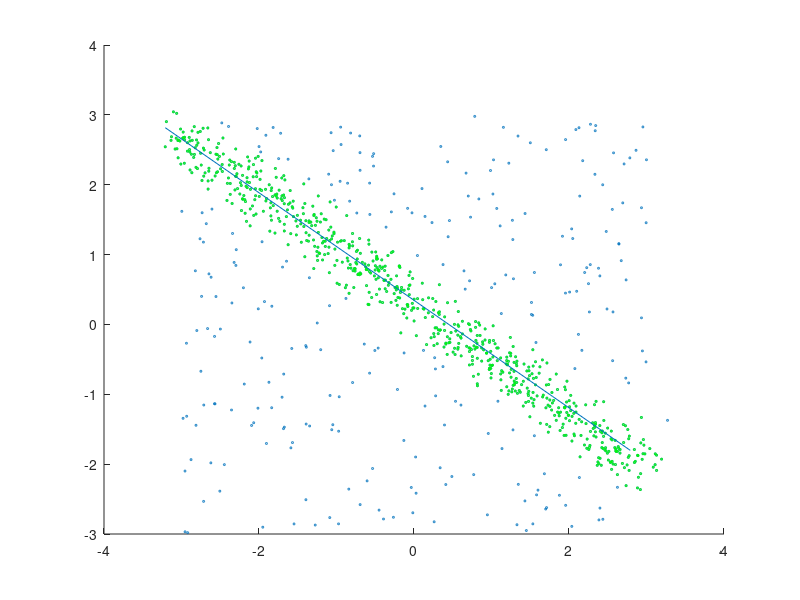

Write the MATLAB code that produced this figure.
clear;
load('LineData.mat');
data = [x;y];
sz = 2 ;
scatter(data(1,:),data(2,:),sz);
hold on;
s = 2;
iter = 100;
d = 500;
t = 0.6;
pertotal=0;
for i= 1:iter
    index = randperm(1000,s);
    sample = data(:,index);
    
    a = (sample(2,2)-sample(2,1))/(sample(1,2)-sample(1,1));
    b = sample(1,2)-a*sample(1,1);
    line = [a -1 b];
    
    mask = abs(line*[data; ones(1, 1000)]);
    total = sum(mask< t);
    
    if total>pertotal && total > d
        pertotal = total;
        bestline = line;
    end
end

mask = abs(bestline*[data; ones(1,1000)])<t;
hold on;
k =1;
for i=1:length(mask)
    if mask(i)
        inliers(1,k) = data(1,i);
        k = k+1;
        scatter(data(1,i),data(2,i),sz,[0,1,0]);
    end
end
besta = -bestline(1)/bestline(2);
bestb = -bestline(3)/bestline(2);
xAxis = min(inliers(1,:)):max(inliers(1,:));
yAxis = besta*xAxis + bestb;
hold on;
plot(xAxis, yAxis,'-');
